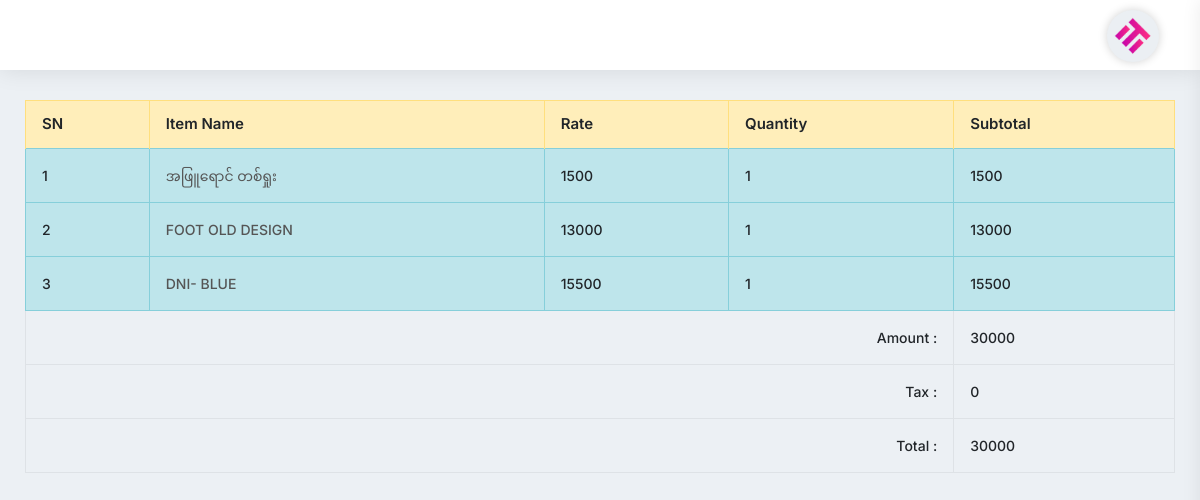
The app's page /DamageInvoiceView/504/ with its own data.
### myapp/models.py (models this page shows, shortened)
class CartProduct(models.Model):
    cart = models.ForeignKey(Cart, on_delete=models.CASCADE)
    product = models.ForeignKey(Items, on_delete=models.CASCADE)
    rate = models.PositiveIntegerField()
    quantity = models.PositiveIntegerField()
    subtotal = models.PositiveIntegerField()
    remain_balance = models.IntegerField()
    created_at = models.DateField(auto_now_add=True)

class Items(models.Model):
    item_name = models.CharField(max_length=225)
    category = models.CharField(max_length=225)
    pruchase_price = models.FloatField(default=0.00)
    sell_price = models.FloatField(default=0.00)
    wholesale_price = models.FloatField(default=0.00)
    balance_qty = models.IntegerField(default=0)
    barcode_id = models.CharField(max_length=225,blank=True, null=True)
    photo = models.ImageField(upload_to='', blank=True, null=True)

class Order(models.Model):
    cart = models.OneToOneField(Cart, on_delete=models.CASCADE)
    ordered_by = models.CharField(max_length=255,null=True, blank=True)
    shipping_address = models.CharField(max_length=255, null=True, blank=True)
    mobile = models.CharField(max_length=255,null=True, blank=True)
    email = models.EmailField(null=True, blank=True)
    subtotal = models.PositiveIntegerField()
    discount = models.PositiveIntegerField(default=0)
    total = models.PositiveIntegerField()
    tax = models.PositiveIntegerField()
    delivery_fee = models.IntegerField(default=0)
    delivery_system = models.ForeignKey(DeliverySystem, on_delete=models.CASCADE, blank=True,null=True)
    all_total = models.PositiveIntegerField()
    all_total_delivery = models.IntegerField(default=0)
    ordered_staus = models.CharField(max_length=255, choices=STATUS, default='Cash')
    payment = models.CharField(max_length=225, choices=PAYMENT_TYPE, default='Cash')
    deli_payment = models.BooleanField(default=False)
    created_at = models.DateField(auto_now_add=True)

### myapp/views.py (the view)
# urls.py: path('DamageInvoiceView/<int:id>/', DamageInvoiceView.as_view(), name='DamageInvoiceView'),
class DamageInvoiceView(TemplateView):
    template_name = 'damage_item_view.html'
    def get_context_data(self, **kwargs):
        context = super().get_context_data(**kwargs)
        inv_id = self.kwargs['id']
        context['ord_obj'] = Order.objects.get(id=inv_id)
        return context

### templates/damage_item_view.html (shortened to what this page needs)
{% extends 'base.html' %}
{% block content %}
<div class="table-responsive">
                    <table class="table table-bordered" id="dataTable" width="100%" cellspacing="0">
                        <thead>
                        <tr class="table-warning">
                            <th>SN</th>
                            <th>Item Name</th>
                            <th>Rate</th>
                            <th>Quantity</th>
                            <th>Subtotal</th>
                        </tr>
                        </thead>
                        <tbody>
                        {% for p in ord_obj.cart.cartproduct_set.all %}
                        <tr class="table-info">
                            <td>{{forloop.counter}}</td>
                            <td><a href="{% url 'myapp:DamageProductView' p.id%}">{{p.product.item_name}}</a></td>
                            <td>{{p.rate}}</td>
                            <td>{{p.quantity}}</td>
                            <td>{{p.subtotal}}</td>
                        </tr>
                        {% endfor %}
                        <tr>
                            <td colspan="4" class="text-right">Amount :</td>
                            <td>{{ord_obj.total}}</td>
                        </tr>
                        <tr>
                            <td colspan="4" class="text-right">Tax :</td>
                            <td>{{ord_obj.tax}}</td>
                        </tr>
                        <tr>
                            <td colspan="4" class="text-right">Total :</td>
                            <td>{{ord_obj.all_total}}</td>
                        </tr>
                        </tbody>
                    </table>
                </div>
{% endblock content %}

### records on screen
CartProduct: product.item_name "အဖြူရောင် တစ်ရှုး", rate "1500", quantity "1", subtotal "1500"
CartProduct: product.item_name "FOOT OLD DESIGN", rate "13000", quantity "1", subtotal "13000"
CartProduct: product.item_name "DNI- BLUE", rate "15500", quantity "1", subtotal "15500"
Order: total "30000", tax "0", all_total "30000"
